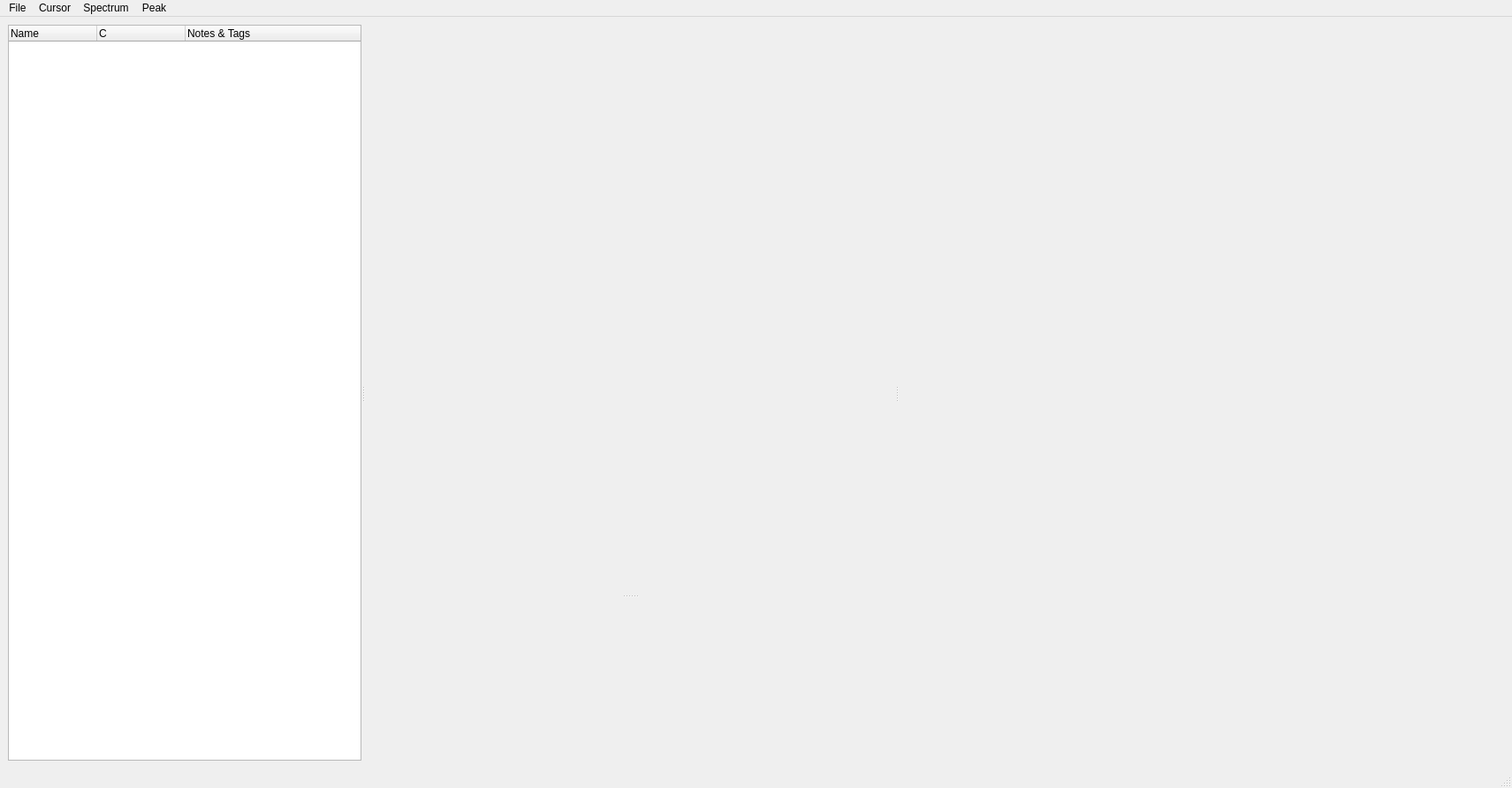
<?xml version="1.0" encoding="UTF-8"?>
<ui version="4.0">
 <class>MainWindow</class>
 <widget class="QMainWindow" name="MainWindow">
  <property name="geometry">
   <rect>
    <x>0</x>
    <y>0</y>
    <width>1711</width>
    <height>892</height>
   </rect>
  </property>
  <property name="windowTitle">
   <string>MainWindow</string>
  </property>
  <widget class="QWidget" name="centralwidget">
   <layout class="QVBoxLayout" name="verticalLayout">
    <item>
     <widget class="QSplitter" name="splitter_2">
      <property name="sizePolicy">
       <sizepolicy hsizetype="Expanding" vsizetype="Preferred">
        <horstretch>0</horstretch>
        <verstretch>0</verstretch>
       </sizepolicy>
      </property>
      <property name="orientation">
       <enum>Qt::Horizontal</enum>
      </property>
      <widget class="SpectrasTree" name="tree">
       <property name="enabled">
        <bool>true</bool>
       </property>
       <property name="sizePolicy">
        <sizepolicy hsizetype="Preferred" vsizetype="Preferred">
         <horstretch>0</horstretch>
         <verstretch>0</verstretch>
        </sizepolicy>
       </property>
       <property name="minimumSize">
        <size>
         <width>400</width>
         <height>400</height>
        </size>
       </property>
       <property name="maximumSize">
        <size>
         <width>16777215</width>
         <height>16777215</height>
        </size>
       </property>
       <property name="baseSize">
        <size>
         <width>0</width>
         <height>0</height>
        </size>
       </property>
       <property name="alternatingRowColors">
        <bool>false</bool>
       </property>
       <property name="headerHidden">
        <bool>false</bool>
       </property>
       <column>
        <property name="text">
         <string>Name</string>
        </property>
       </column>
       <column>
        <property name="text">
         <string>C</string>
        </property>
       </column>
       <column>
        <property name="text">
         <string>Notes &amp; Tags</string>
        </property>
       </column>
      </widget>
      <widget class="QSplitter" name="splitter">
       <property name="sizePolicy">
        <sizepolicy hsizetype="Preferred" vsizetype="Expanding">
         <horstretch>4</horstretch>
         <verstretch>0</verstretch>
        </sizepolicy>
       </property>
       <property name="minimumSize">
        <size>
         <width>600</width>
         <height>500</height>
        </size>
       </property>
       <property name="orientation">
        <enum>Qt::Vertical</enum>
       </property>
       <widget class="SpectraPlot" name="plot" native="true">
        <property name="sizePolicy">
         <sizepolicy hsizetype="Expanding" vsizetype="Preferred">
          <horstretch>1</horstretch>
          <verstretch>0</verstretch>
         </sizepolicy>
        </property>
        <property name="minimumSize">
         <size>
          <width>500</width>
          <height>350</height>
         </size>
        </property>
        <property name="autoFillBackground">
         <bool>false</bool>
        </property>
        <property name="styleSheet">
         <string notr="true"/>
        </property>
       </widget>
       <widget class="MassErrView" name="mass_error_view" native="true">
        <property name="sizePolicy">
         <sizepolicy hsizetype="Preferred" vsizetype="Preferred">
          <horstretch>5</horstretch>
          <verstretch>0</verstretch>
         </sizepolicy>
        </property>
        <property name="minimumSize">
         <size>
          <width>0</width>
          <height>100</height>
         </size>
        </property>
       </widget>
      </widget>
      <widget class="OffsetView" name="offset_view" native="true">
       <property name="sizePolicy">
        <sizepolicy hsizetype="Preferred" vsizetype="Expanding">
         <horstretch>1</horstretch>
         <verstretch>0</verstretch>
        </sizepolicy>
       </property>
       <property name="minimumSize">
        <size>
         <width>50</width>
         <height>500</height>
        </size>
       </property>
       <property name="maximumSize">
        <size>
         <width>16777215</width>
         <height>16777215</height>
        </size>
       </property>
       <property name="autoFillBackground">
        <bool>false</bool>
       </property>
       <property name="styleSheet">
        <string notr="true"/>
       </property>
      </widget>
     </widget>
    </item>
   </layout>
  </widget>
  <widget class="QMenuBar" name="menubar">
   <property name="geometry">
    <rect>
     <x>0</x>
     <y>0</y>
     <width>1711</width>
     <height>22</height>
    </rect>
   </property>
   <widget class="QMenu" name="menuFile">
    <property name="title">
     <string>File</string>
    </property>
    <addaction name="actionOpenFilesBin"/>
    <addaction name="actionOpenFiles"/>
    <addaction name="separator"/>
    <addaction name="actionNew_Session"/>
    <addaction name="actionLoad_Session"/>
    <addaction name="actionSave_Session"/>
    <addaction name="actionSave_Session_As"/>
    <addaction name="separator"/>
    <addaction name="actionExit"/>
   </widget>
   <widget class="QMenu" name="menuPeak">
    <property name="title">
     <string>Cursor</string>
    </property>
    <addaction name="actionSnap_to_nearest"/>
    <addaction name="actionSnap_to_maximum"/>
    <addaction name="separator"/>
    <addaction name="actionCursorNormalize"/>
   </widget>
   <widget class="QMenu" name="menuPeaks">
    <property name="title">
     <string>Peak</string>
    </property>
    <addaction name="actionFind_fragments"/>
    <addaction name="separator"/>
    <addaction name="actionAdd_peak"/>
    <addaction name="actionMove_peak"/>
    <addaction name="actionSettings"/>
   </widget>
   <widget class="QMenu" name="menuSpectrum">
    <property name="title">
     <string>Spectrum</string>
    </property>
    <addaction name="actionon_calibrate"/>
   </widget>
   <addaction name="menuFile"/>
   <addaction name="menuPeak"/>
   <addaction name="menuSpectrum"/>
   <addaction name="menuPeaks"/>
  </widget>
  <widget class="QStatusBar" name="statusbar"/>
  <action name="actionOpenFiles">
   <property name="text">
    <string>Open ASCII</string>
   </property>
  </action>
  <action name="actionSnap_to_nearest">
   <property name="checkable">
    <bool>true</bool>
   </property>
   <property name="text">
    <string>Snap to nearest</string>
   </property>
  </action>
  <action name="actionSnap_to_maximum">
   <property name="checkable">
    <bool>true</bool>
   </property>
   <property name="text">
    <string>Snap to maximum</string>
   </property>
  </action>
  <action name="actionFind_fragments">
   <property name="text">
    <string>Find fragments</string>
   </property>
  </action>
  <action name="actionon_calibrate">
   <property name="text">
    <string>Calibrate</string>
   </property>
  </action>
  <action name="actionSave_Session">
   <property name="text">
    <string>Save Session</string>
   </property>
  </action>
  <action name="actionLoad_Session">
   <property name="text">
    <string>Load Session</string>
   </property>
  </action>
  <action name="actionOpenFilesBin">
   <property name="text">
    <string>Open BIN</string>
   </property>
  </action>
  <action name="actionSave_Session_As">
   <property name="text">
    <string>Save Session As</string>
   </property>
  </action>
  <action name="actionExit">
   <property name="text">
    <string>Exit</string>
   </property>
  </action>
  <action name="actionAdd_peak">
   <property name="text">
    <string>Add peak (A)</string>
   </property>
  </action>
  <action name="actionSettings">
   <property name="text">
    <string>Settings</string>
   </property>
  </action>
  <action name="actionNew_Session">
   <property name="text">
    <string>New Session</string>
   </property>
  </action>
  <action name="actionCursorNormalize">
   <property name="checkable">
    <bool>true</bool>
   </property>
   <property name="text">
    <string>Normalize</string>
   </property>
  </action>
  <action name="actionMove_peak">
   <property name="text">
    <string>Move peak (M)</string>
   </property>
  </action>
 </widget>
 <customwidgets>
  <customwidget>
   <class>OffsetView</class>
   <extends>QWidget</extends>
   <header>offset_view</header>
   <container>1</container>
  </customwidget>
  <customwidget>
   <class>SpectrasTree</class>
   <extends>QTreeWidget</extends>
   <header>tree</header>
  </customwidget>
  <customwidget>
   <class>SpectraPlot</class>
   <extends>QWidget</extends>
   <header>spectra_plot</header>
   <container>1</container>
  </customwidget>
  <customwidget>
   <class>MassErrView</class>
   <extends>QWidget</extends>
   <header>mass_err_view</header>
   <container>1</container>
  </customwidget>
 </customwidgets>
 <resources/>
 <connections/>
</ui>
